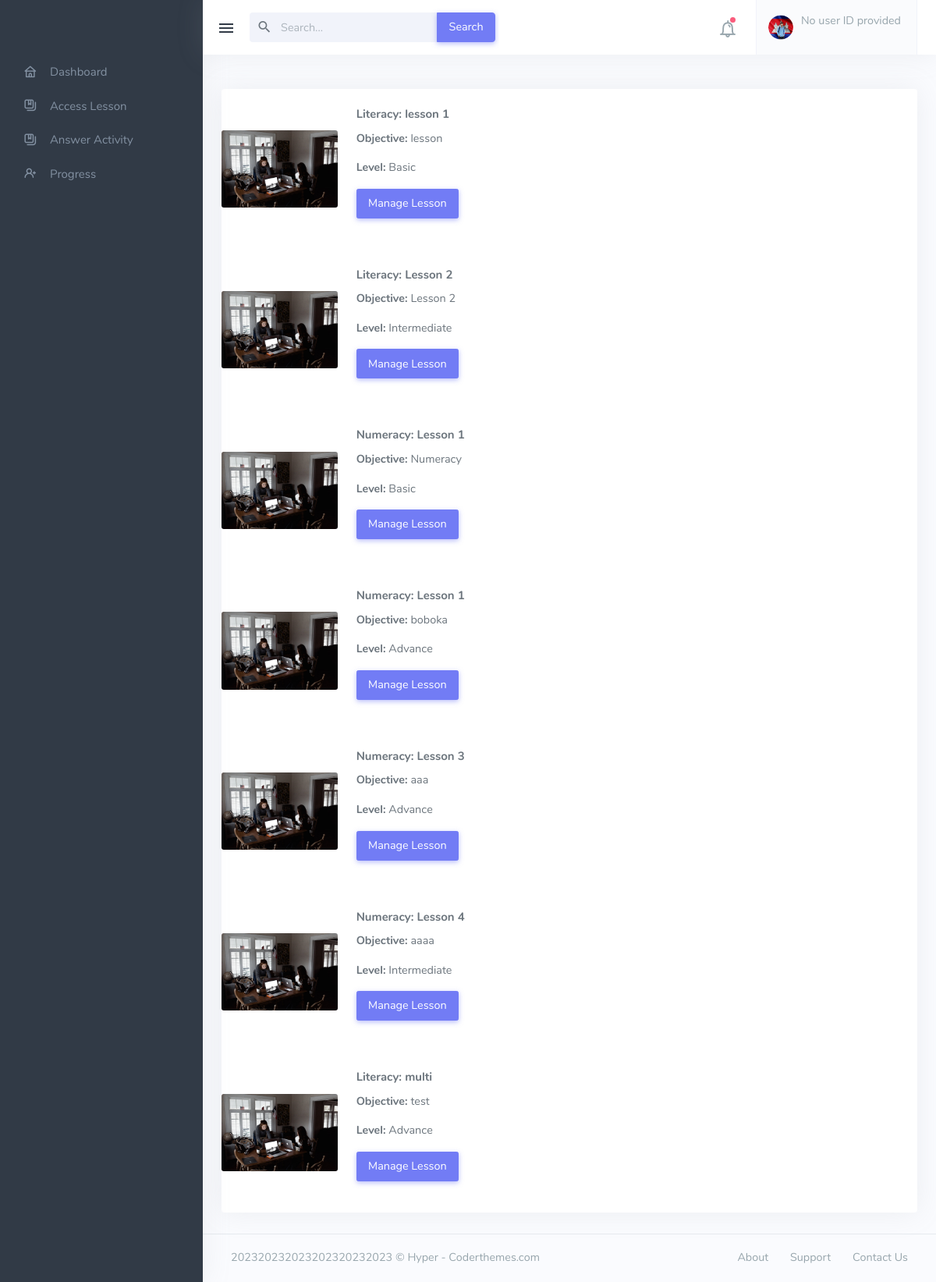
/Learner_Module.php, run on the app's committed database.
### tables this page shows
CREATE TABLE `tbl_lesson` (
  `lesson_id` int(11) NOT NULL,
  `name` varchar(244) NOT NULL,
  `objective` text NOT NULL,
  `level` varchar(244) NOT NULL,
  `type` varchar(244) NOT NULL,
  `added_by` int(11) NOT NULL
);

### Learner_Module.php (the view, shortened to what this page needs)
<!DOCTYPE html>
<html lang="en">
<head>
    <link href="assets/css/icons.min.css" rel="stylesheet" type="text/css">
    <link href="assets/css/app.min.css" rel="stylesheet" type="text/css" id="light-style">
    <link href="assets/css/app-dark.min.css" rel="stylesheet" type="text/css" id="dark-style" disabled="disabled">
</head>
<body class=""
    data-layout-config="{&quot;leftSideBarTheme&quot;:&quot;dark&quot;,&quot;layoutBoxed&quot;:false, &quot;leftSidebarCondensed&quot;:false, &quot;leftSidebarScrollable&quot;:false,&quot;darkMode&quot;:false, &quot;showRightSidebarOnStart&quot;: false}"
    style="visibility: visible;" data-leftbar-theme="dark">
    <div class="wrapper">
        <div class="leftside-menu">
            <a href="index.php" class="logo text-center logo-light">
                <span class="logo-lg">
                </span>
            </a>
            <div class="h-100" id="leftside-menu-container" data-simplebar="init">
                <div class="simplebar-wrapper" style="margin: 0px;">
                    <div class="simplebar-mask">
                        <div class="simplebar-offset" style="right: 0px; bottom: 0px;">
                            <div class="simplebar-content-wrapper" style="height: 100%; overflow: hidden scroll;">
                                <div class="simplebar-content" style="padding: 0px;">
                                    <?php include('learnerSideMenu.php') ?>
                                </div>
                            </div>
                        </div>
                    </div>
                    <div class="simplebar-placeholder" style="width: 260px; height: 1512px;"></div>
                </div>
                <div class="simplebar-track simplebar-vertical" style="visibility: visible;">
                    <div class="simplebar-scrollbar"
                        style="height: 344px; transform: translate3d(0px, 0px, 0px); display: block;"></div>
                </div>
            </div>
        </div>
        <div class="content-page">
            <div class="content">
                <div class="navbar-custom">
                    <ul class="list-unstyled topbar-menu float-end mb-0">
                        <li class="dropdown notification-list">
                            <a class="nav-link dropdown-toggle arrow-none" data-bs-toggle="dropdown" href="#" role="button"
                                aria-haspopup="false" aria-expanded="false">
                                <i class="dripicons-bell noti-icon"></i>
                                <span class="noti-icon-badge"></span>
                            </a>
                        </li>
                        <li class="dropdown notification-list">
                            <a class="nav-link dropdown-toggle nav-user arrow-none me-0" data-bs-toggle="dropdown" href="#"
                                role="button" aria-haspopup="false" aria-expanded="false">
                                <span class="account-user-avatar">
                                    <img src="assets/images/users/avatar-1.jpg" alt="user-image" class="rounded-circle">
                                </span>
                                <?php
                                    include 'dbcon.php';
                                    if (isset($_SESSION['user_id'])) {
                                        $user_id = $_SESSION['user_id'];
                                        $sql = "SELECT tbl_userinfo.user_id, tbl_userinfo.firstname, tbl_userinfo.middlename, tbl_userinfo.lastname, tbl_user_level.level
                                                FROM tbl_learner
                                                JOIN tbl_userinfo ON tbl_learner.user_id = tbl_userinfo.user_id
                                                JOIN tbl_user_level ON tbl_learner.level_id = tbl_user_level.level_id
                                                WHERE tbl_user_level.level = 'LEARNER' AND tbl_userinfo.user_id = '$user_id'
                                                LIMIT 1;";
                                        $result = mysqli_query($conn, $sql);
                                        if ($result && mysqli_num_rows($result) > 0) {
                                            $row = mysqli_fetch_assoc($result);
                                            ?>
                                            <span>
                                                <span class="account-user-name">
                                                    <?php echo $row['firstname'] . ' ' . $row['middlename'] . ' ' . $row['lastname']; ?>
                                                </span>
                                                <span class="account-position">
                                                    <?php echo $row['level']; ?>
                                                </span>
                                            </span>
                                            <?php
                                        } else {
                                            echo "No records found in tbl_learner";
                                        }
                                    } else {
                                        echo "No user ID provided";
                                    }
                                ?>
                            </a>
                        </li>
                    </ul>
                    <button class="button-menu-mobile open-left">
                        <i class="mdi mdi-menu"></i>
                    </button>
                    <div class="app-search dropdown d-none d-lg-block">
                        <form>
                            <div class="input-group">
                                <input type="text" class="form-control dropdown-toggle" placeholder="Search..." id="top-search">
                                <span class="mdi mdi-magnify search-icon"></span>
                                <button class="input-group-text btn-primary" type="submit">Search</button>
                            </div>
                        </form>
                    </div>
                </div>
                </div>
                <div class="container-fluid">
                    <div class="row">
                        <div class="col-12">
                        </div>
                    </div>
                    <div class="col-">
                        <div class="card">
                            <?php
                            include 'dbcon.php';
                            $sql = "SELECT DISTINCT lesson_id, name, objective, level, type, added_by, lesson_files, status, lesson, firstname, middlename, lastname, title
                            FROM (
                                SELECT tbl_lesson.lesson_id, tbl_lesson.name, tbl_lesson.objective, tbl_lesson.level, tbl_lesson.type, tbl_lesson.added_by, tbl_lesson_files.lesson AS lesson_files,
                                tbl_lesson_files.status, tbl_lesson_files.lesson, tbl_userinfo.firstname, tbl_userinfo.middlename, tbl_userinfo.lastname, tbl_quiz_options.title
                                FROM tbl_lesson
                                LEFT JOIN tbl_lesson_files ON tbl_lesson.lesson_id = tbl_lesson_files.lesson_files_id AND tbl_lesson_files.status = 1
                                LEFT JOIN tbl_userinfo ON tbl_lesson.added_by = tbl_userinfo.user_id
                                LEFT JOIN tbl_quiz_options ON tbl_lesson.lesson_id = tbl_quiz_options.quiz_options_id
                            ) AS MergedData";
                            $result = mysqli_query($conn, $sql);
                            if (mysqli_num_rows($result) > 0) {
                                while ($row = mysqli_fetch_assoc($result)) {
                                    ?>
                                    <div class="row g-0 align-items-center">
                                        <div class="col-md-2">
                                            <img src="assets/images/small/small-4.jpg" class="card-img" alt="...">
                                        </div>
                                        <div class="col-md-8">
                                            <div class="card-body">
                                                <h5 class="card-title"><?php echo $row['type'] . ': ' . $row['name']; ?></h5>
                                                <p><b>Objective: </b><?php echo $row['objective']; ?></p>
                                                <p><b>Level: </b><?php echo $row['level']; ?></p>
                                                <div class="tab-content">
                                                    <?php
                                                    $collapseID = "collapseExample" . $row['lesson_id'];
                                                    ?>
                                                    <div class="tab-pane show active" id="collapse-preview<?php echo $row['lesson_id']; ?>">
                                                        <p>
                                                            <a class="btn btn-primary collapsed" data-bs-toggle="collapse"
                                                            href="#<?php echo $collapseID; ?>" aria-expanded="false"
                                                            aria-controls="<?php echo $collapseID; ?>">
                                                                Manage Lesson
                                                            </a>
                                                        </p>
                                                    </div>
                                                </div>
                                            </div>
                                        </div>
                                    </div>
                                    <?php
                                }
                            }
                            ?>
                        </div>
                    </div>
                </div>
            </div>
            <footer class="footer">
                <div class="container-fluid">
                    <div class="row">
                        <div class="col-md-6">
                            <script>document.write(new Date().getFullYear())</script>20232023202320232023 © Hyper -
                            Coderthemes.com
                        </div>
                        <div class="col-md-6">
                            <div class="text-md-end footer-links d-none d-md-block">
                                <a href="javascript: void(0);">About</a>
                                <a href="javascript: void(0);">Support</a>
                                <a href="javascript: void(0);">Contact Us</a>
                            </div>
                        </div>
                    </div>
                </div>
            </footer>
        </div>
</body>
</html>

### data on the page
tbl_lesson: type "Literacy", name "lesson 1", objective "lesson", level "Basic"
tbl_lesson: type "Literacy", name "Lesson 2", objective "Lesson 2", level "Intermediate"
tbl_lesson: type "Numeracy", name "Lesson 1", objective "Numeracy", level "Basic"
tbl_lesson: type "Numeracy", name "Lesson 1", objective "boboka", level "Advance"
tbl_lesson: type "Numeracy", name "Lesson 3", objective "aaa", level "Advance"
tbl_lesson: type "Numeracy", name "Lesson 4", objective "aaaa", level "Intermediate"
tbl_lesson: type "Literacy", name "multi", objective "test", level "Advance"
